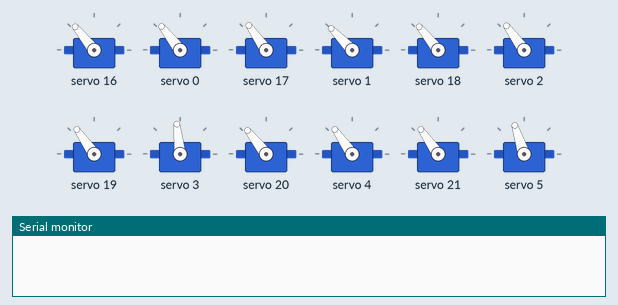
Recording of a program running on a simulated Arduino Uno, built with avr-gcc and run on an emulated ATmega328P. Parts: 12 × servo, the last lines printed to the serial monitor. The local clock reads 2024-03-15 10:24:30 at power-on unless the program sets it.

Above: at 0.4 s.
At 2.66 s:
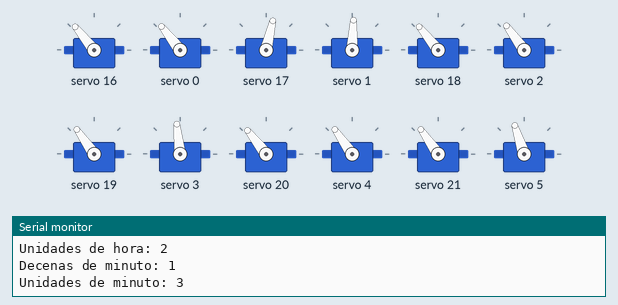
At 31.1 s:
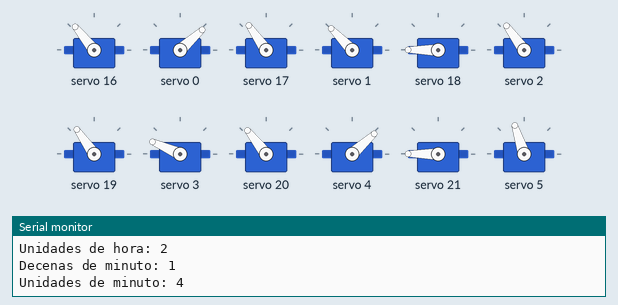
Timing chart, 0 to 32.6 s (numbered marks = the images above):
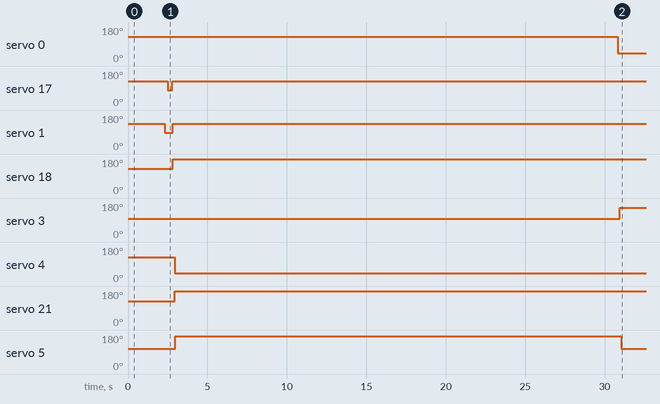

Measured:
- by itself, servo 0: 128° → 42° at 30.8 s
- by itself, servo 17: 125° → 77° at 2.5 s, → 125° 0.26 s later
- by itself, servo 1: 134° → 87° at 2.3 s, → 134° 0.49 s later
- by itself, servo 18: 129° → 180° at 2.8 s
- by itself, servo 3: 96° → 156° at 31.0 s
- by itself, servo 4: 125° → 42° at 2.9 s
- by itself, servo 21: 125° → 180° at 3.0 s
- by itself, servo 5: 108° → 174° at 3.0 s, → 108° 28.1 s later

The program:

main.cpp
```cpp
// (licence header left out)
#include <Timezone.h> // https://github.com/JChristensen/Timezone

#include <Adafruit_PWMServoDriver.h>

Adafruit_PWMServoDriver pwmH = Adafruit_PWMServoDriver(0x41);
Adafruit_PWMServoDriver pwmM = Adafruit_PWMServoDriver(0x40);

int servoFrequency = 50;                                                                                                                                                                                                                                    // Set servo operating frequency
int segmentHOn[14] = {385, 375, 385, 375, 382, 375, 354, 367, 375, 385, 375, 368, 371, 375};                                                                                                                                                                // On positions for each Hour servo
int segmentMOn[14] = {382, 395, 378, 315, 375, 340, 345, 380, 385, 365, 290, 365, 315, 365};                                                                                                                                                                // On positions for each Minute servo
int segmentHOff[14] = {200, 200, 550, 480, 200, 520, 200, 200, 200, 480, 550, 200, 515, 200};                                                                                                                                                               // Off positions for each Hour servo
int segmentMOff[14] = {200, 200, 550, 440, 200, 480, 200, 200, 200, 550, 450, 200, 430, 200};                                                                                                                                                               // Off positions for each Minute servo
int digits[10][7] = {{1, 1, 1, 1, 1, 1, 0}, {0, 1, 1, 0, 0, 0, 0}, {1, 1, 0, 1, 1, 0, 1}, {1, 1, 1, 1, 0, 0, 1}, {0, 1, 1, 0, 0, 1, 1}, {1, 0, 1, 1, 0, 1, 1}, {1, 0, 1, 1, 1, 1, 1}, {1, 1, 1, 0, 0, 0, 0}, {1, 1, 1, 1, 1, 1, 1}, {1, 1, 1, 1, 0, 1, 1}}; // Position values for each digit

int midOffset = 100; // Amount by which adjacent segments to the middle move away when required

// US Eastern Time Zone (New York, Detroit)
TimeChangeRule myDST = {"EDT", Second, Sun, Mar, 2, -240}; // Daylight time = UTC - 4 hours
TimeChangeRule mySTD = {"EST", First, Sun, Nov, 2, -300};  // Standard time = UTC - 5 hours
Timezone myTZ(myDST, mySTD);

// If TimeChangeRules are already stored in EEPROM, comment out the three
// lines above and uncomment the line below.
// Timezone myTZ(100);       // assumes rules stored at EEPROM address 100

TimeChangeRule *tcr; // pointer to the time change rule, use to get TZ abbrev

int hourTens = 0;
int hourUnits = 0;
int minuteTens = 0;
int minuteUnits = 0;
int horas = 0;
int minutos = 0;
int prevHourTens = 0;
int prevHourUnits = 0;
int prevMinuteTens = 0;
int prevMinuteUnits = 0;

void updateMid() // Function to move the middle segements and adjacent ones out of the way
{
    if (digits[minuteUnits][6] != digits[prevMinuteUnits][6]) // Move adjacent segments for Minute units
    {
        if (digits[prevMinuteUnits][1] == 1)
            pwmM.setPWM(1, 0, segmentMOn[1] - midOffset);
        if (digits[prevMinuteUnits][6] == 1)
            pwmM.setPWM(5, 0, segmentMOn[5] + midOffset);
    }
    delay(100);                      // Delay allows adjacent segments to move before moving middle
    if (digits[minuteUnits][6] == 1) // Move Minute units middle segment if required
        pwmM.setPWM(6, 0, segmentMOn[6]);
    else
        pwmM.setPWM(6, 0, segmentMOff[6]);
    if (digits[minuteTens][6] != digits[prevMinuteTens][6]) // Move adjacent segments for Minute tens
    {
        if (digits[prevMinuteTens][1] == 1)
            pwmM.setPWM(8, 0, segmentMOn[8] - midOffset);
        if (digits[prevMinuteTens][6] == 1)
            pwmM.setPWM(12, 0, segmentMOn[12] + midOffset);
    }
    delay(100);                     // Delay allows adjacent segments to move before moving middle
    if (digits[minuteTens][6] == 1) // Move Minute tens middle segment if required
        pwmM.setPWM(13, 0, segmentMOn[13]);
    else
        pwmM.setPWM(13, 0, segmentMOff[13]);
    if (digits[hourUnits][6] != digits[prevHourUnits][6]) // Move adjacent segments for Hour units
    {
        if (digits[prevHourUnits][1] == 1)
            pwmH.setPWM(1, 0, segmentHOn[1] - midOffset);
        if (digits[prevHourUnits][6] == 1)
            pwmH.setPWM(5, 0, segmentHOn[5] + midOffset);
    }
    delay(100);                    // Delay allows adjacent segments to move before moving middle
    if (digits[hourUnits][6] == 1) // Move Hour units middle segment if required
        pwmH.setPWM(6, 0, segmentHOn[6]);
    else
        pwmH.setPWM(6, 0, segmentHOff[6]);
    if (digits[hourTens][6] != digits[prevHourTens][6]) // Move adjacent segments for Hour tens
    {
        if (digits[prevHourTens][1] == 1)
            pwmH.setPWM(8, 0, segmentHOn[8] - midOffset);
        if (digits[prevHourTens][6] == 1)
            pwmH.setPWM(12, 0, segmentHOn[12] + midOffset);
    }
    delay(100);                   // Delay allows adjacent segments to move before moving middle
    if (digits[hourTens][6] == 1) // Move Hour tens middle segment if required
        pwmH.setPWM(13, 0, segmentHOn[13]);
    else
        pwmH.setPWM(13, 0, segmentHOff[13]);
}

void updateDisplay() // Function to update the displayed time
{
    updateMid();                 // Move the segments out of the way of the middle segment and then move the middle segments
    for (int i = 0; i <= 5; i++) // Move the remaining segments
    {
        if (digits[hourTens][i] == 1) // Update the hour tens
            pwmH.setPWM(i + 7, 0, segmentHOn[i + 7]);
        else
            pwmH.setPWM(i + 7, 0, segmentHOff[i + 7]);
        delay(10);
        if (digits[hourUnits][i] == 1) // Update the hour units
            pwmH.setPWM(i, 0, segmentHOn[i]);
        else
            pwmH.setPWM(i, 0, segmentHOff[i]);
        delay(10);
        if (digits[minuteTens][i] == 1) // Update the minute tens
            pwmM.setPWM(i + 7, 0, segmentMOn[i + 7]);
        else
            pwmM.setPWM(i + 7, 0, segmentMOff[i + 7]);
        delay(10);
        if (digits[minuteUnits][i] == 1) // Update the minute units
            pwmM.setPWM(i, 0, segmentMOn[i]);
        else
            pwmM.setPWM(i, 0, segmentMOff[i]);
        delay(10);
    }
}

// format and print a time_t value, with a time zone appended.
void printDateTime(time_t t, const char *tz)
{
    char buf[32];
    char m[4]; // temporary storage for month string (DateStrings.cpp uses shared buffer)
    strcpy(m, monthShortStr(month(t)));
    sprintf(buf, "%.2d:%.2d:%.2d %s %.2d %s %d %s",
            hour(t), minute(t), second(t), dayShortStr(weekday(t)), day(t), m, year(t), tz);
    Serial.println(buf);
}

// Function to return the compile date and time as a time_t value
time_t compileTime()
{
    const time_t FUDGE(10); // fudge factor to allow for compile time (seconds, YMMV)
    const char *compDate = __DATE__, *compTime = __TIME__, *months = "JanFebMarAprMayJunJulAugSepOctNovDec";
    char chMon[4], *m;
    tmElements_t tm;

    strncpy(chMon, compDate, 3);
    chMon[3] = '\0';
    m = strstr(months, chMon);
    tm.Month = ((m - months) / 3 + 1);

    tm.Day = atoi(compDate + 4);
    tm.Year = atoi(compDate + 7) - 1970;
    tm.Hour = atoi(compTime);
    tm.Minute = atoi(compTime + 3);
    tm.Second = atoi(compTime + 6);
    time_t t = makeTime(tm);
    return t + FUDGE; // add fudge factor to allow for compile time
}

void setup()
{
    Serial.begin(115200);
    setTime(myTZ.toUTC(compileTime()));
    // setTime(01, 55, 00, 11, 3, 2012);        //another way to set the time (hr,min,sec,day,mnth,yr)

    pwmH.begin(); // Start each board
    pwmM.begin();
    pwmH.setOscillatorFrequency(27000000); // Set the PWM oscillator frequency, used for fine calibration
    pwmM.setOscillatorFrequency(27000000);
    pwmH.setPWMFreq(servoFrequency); // Set the servo operating frequency
    pwmM.setPWMFreq(servoFrequency);
    // myRTC.setDS1302Time(00, 10, 16, 5, 8, 4, 2020);        //Only required once to reset the clock time
    for (int i = 0; i <= 13; i++) // Set all of the servos to on or up (88:88 displayed)
    {
        pwmH.setPWM(i, 0, segmentHOn[i]);
        delay(10);
        pwmM.setPWM(i, 0, segmentMOn[i]);
        delay(10);
    }
    delay(2000);
}

void loop()
{
    time_t utc = now();
    time_t local = myTZ.toLocal(utc, &tcr);
    Serial.println();
    hourTens = hour(local) / 10;
    hourUnits = hour(local) % 10;
    minuteTens = minute(local) / 10;
    minuteUnits = minute(local) % 10;
    Serial.print("Decenas de hora: ");
    Serial.println(hourTens);
    Serial.print("Unidades de hora: ");
    Serial.println(hourUnits);
    Serial.print("Decenas de minuto: ");
    Serial.println(minuteTens);
    Serial.print("Unidades de minuto: ");
    Serial.println(minuteUnits);
    if (minuteUnits != prevMinuteTens)
    {
        updateDisplay(); // Update the display if the time has changed
        prevHourTens = hourTens;
        prevHourUnits = hourUnits;
        prevMinuteTens = minuteTens;
        prevMinuteUnits = minuteUnits;
    }
    // printDateTime(utc, "UTC");
    // printDateTime(local, tcr -> abbrev);
}
```
